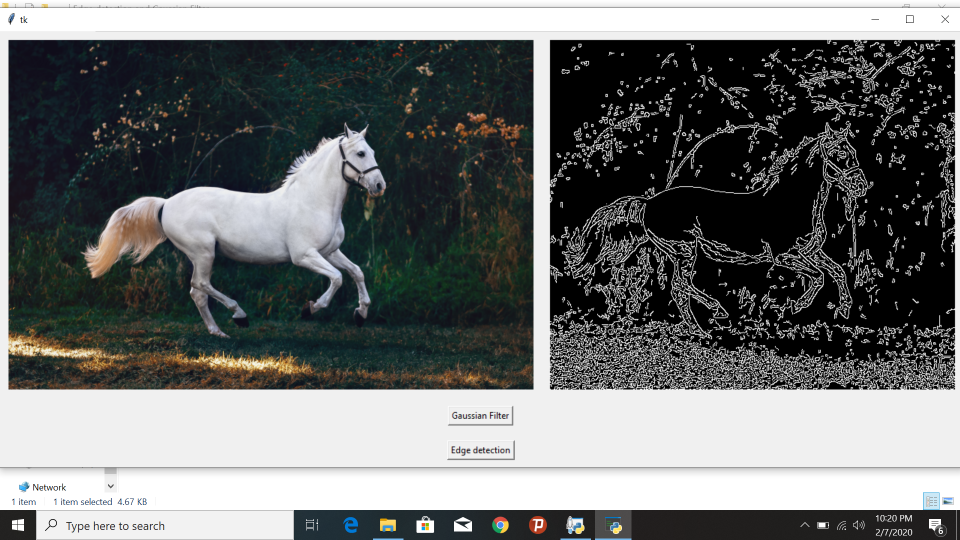
#> input picture Edge detection.png, 1920 x 1080 px (shown at 1/2 size); its folder holds only this picture in this run
$ python -i edge_detection.py   (imports and definitions only)
#> lines starting #> are read from the running program, lines starting #| are printed output that depends on the picture
from tkinter import *
from PIL import Image
from PIL import ImageTk
import tkinter.filedialog
import cv2 as cv


# [53 lines left out: function select_image_gaussian, not called in this run]


def select_image():
    # grab a reference to the image panels
    global panelA, panelB
    # open a file chooser dialog and allow the user to select an input
    # image
    path = tkinter.filedialog.askopenfilename()
#> the answer given: Edge detection.png
    # ensure a file path was selected
    if len(path) > 0:
        # load the image from disk
        img = cv.imread(path)
#> img is the input picture: shape (1080, 1920, 3); mean B, G, R 111.6, 112, 109.7

        # image scaled to get new dimensions
        scale_percent = 20  # percent of original size
        width = int(img.shape[1] * scale_percent / 100)
#> width = 384
        height = int(img.shape[0] * scale_percent / 100)
#> height = 216
        dim = (width, height)
#> dim = (384, 216)
        # resize image
        image = cv.resize(img, dim, interpolation=cv.INTER_AREA)
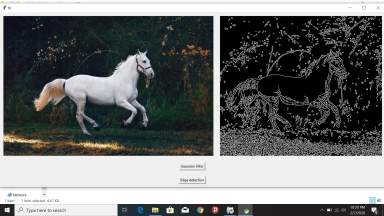
#> image: shape (216, 384, 3); mean B, G, R 111.6, 112, 109.7
        # convert it to grayscale
        gray = cv.cvtColor(image, cv.COLOR_BGR2GRAY)
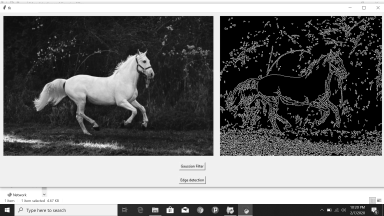
#> gray: shape (216, 384); min 0, max 255, mean 111.2
        # detect edges in it with Canny
        edged = cv.Canny(gray, 50, 100)
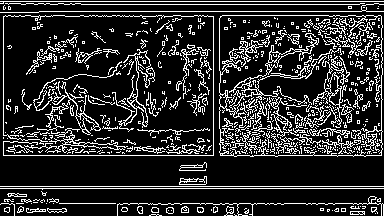
#> edged: shape (216, 384); 17.7% white in thin lines or dots

        # OpenCV represents images in BGR order; however PIL represents
        # images in RGB order, so we need to swap the channels
        image = cv.cvtColor(image, cv.COLOR_BGR2RGB)

        # convert the images to PIL format...
        image = Image.fromarray(image)
        edged = Image.fromarray(edged)

        # ...and then to ImageTk format
        image = ImageTk.PhotoImage(image)
        edged = ImageTk.PhotoImage(edged)

        # if the panels are None, initialize them
        if panelA is None or panelB is None:
            # the first panel will store our original image
            panelA = Label(image=image)
            panelA.image = image
            panelA.pack(side="left", padx=10, pady=10)

            # while the second panel will store the edge map
            panelB = Label(image=edged)
            panelB.image = edged
            panelB.pack(side="right", padx=10, pady=10)

            # otherwise, update the image panels
        else:
            # update the pannels
            panelA.configure(image=image)
            panelB.configure(image=edged)
            panelA.image = image
            panelB.image = edged

# initialize the window toolkit along with the two image panels


# [1 line not run here, left out]
panelA = None
panelB = None

# create a button, then when pressed, will trigger a file chooser
# dialog and allow the user to select an input image; then add the
# button the GUI

# [1 line that did not run here, left out]
# [1 line not run here, left out]

# [1 line that did not run here, left out]
# [3 lines not run here, left out]

>>> result = select_image()
